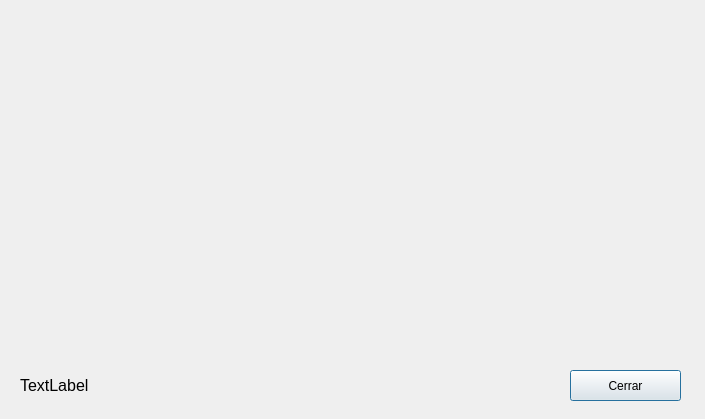
<?xml version="1.0" encoding="UTF-8"?>
<ui version="4.0">
 <class>storeAnge</class>
 <widget class="QDialog" name="storeAnge">
  <property name="geometry">
   <rect>
    <x>0</x>
    <y>0</y>
    <width>705</width>
    <height>419</height>
   </rect>
  </property>
  <property name="windowTitle">
   <string>Dialog</string>
  </property>
  <widget class="QPushButton" name="pushButton">
   <property name="geometry">
    <rect>
     <x>570</x>
     <y>370</y>
     <width>111</width>
     <height>31</height>
    </rect>
   </property>
   <property name="text">
    <string>Cerrar</string>
   </property>
  </widget>
  <widget class="QLabel" name="label_direccion">
   <property name="geometry">
    <rect>
     <x>20</x>
     <y>370</y>
     <width>531</width>
     <height>31</height>
    </rect>
   </property>
   <property name="font">
    <font>
     <pointsize>12</pointsize>
    </font>
   </property>
   <property name="text">
    <string>TextLabel</string>
   </property>
  </widget>
  <widget class="QLabel" name="label">
   <property name="geometry">
    <rect>
     <x>80</x>
     <y>10</y>
     <width>581</width>
     <height>341</height>
    </rect>
   </property>
   <property name="text">
    <string/>
   </property>
   <property name="pixmap">
    <pixmap resource="resources.qrc">:/grafo/img/sucursales/grafo3.jpg</pixmap>
   </property>
  </widget>
 </widget>
 <resources>
  <include location="resources.qrc"/>
 </resources>
 <connections/>
</ui>
